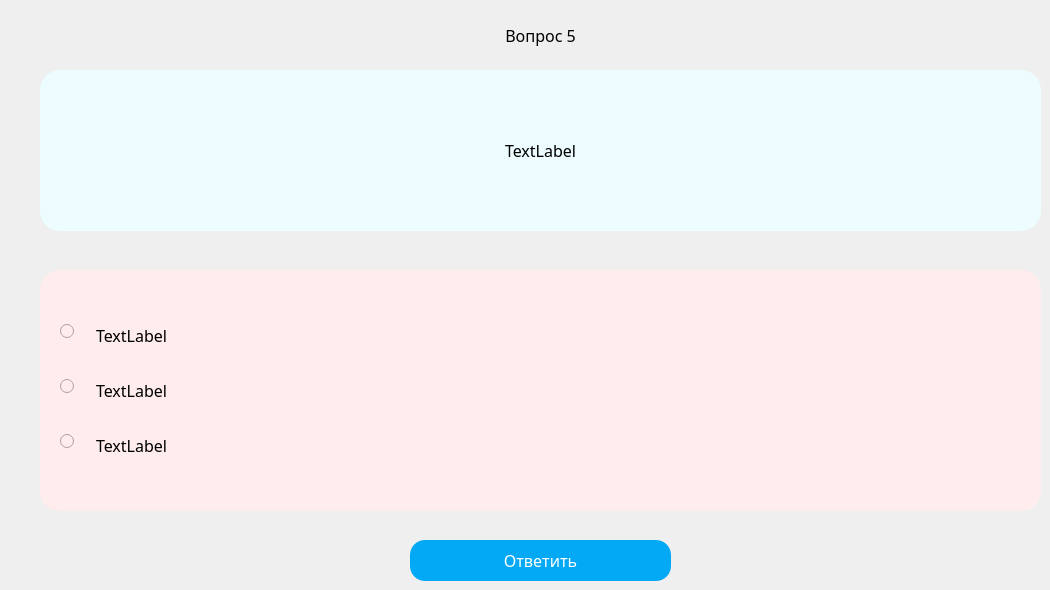
   <widget class="QWidget" name="one_3">
    <widget class="QFrame" name="formFrame_3">
     <property name="geometry">
      <rect>
       <x>40</x>
       <y>270</y>
       <width>1001</width>
       <height>241</height>
      </rect>
     </property>
     <property name="styleSheet">
      <string notr="true">background: #ffeded;
border-radius: 20px;
font-size: 12pt;
font-family: Century Gothic, sans-serif;</string>
     </property>
     <layout class="QFormLayout" name="formLayout_5">
      <property name="fieldGrowthPolicy">
       <enum>QFormLayout::AllNonFixedFieldsGrow</enum>
      </property>
      <property name="formAlignment">
       <set>Qt::AlignLeading|Qt::AlignLeft|Qt::AlignVCenter</set>
      </property>
      <property name="horizontalSpacing">
       <number>7</number>
      </property>
      <item row="0" column="0">
       <widget class="QRadioButton" name="radioButton_10">
        <property name="minimumSize">
         <size>
          <width>25</width>
          <height>0</height>
         </size>
        </property>
        <property name="layoutDirection">
         <enum>Qt::RightToLeft</enum>
        </property>
        <property name="styleSheet">
         <string notr="true">font: 12pt &quot;Arial&quot;;</string>
        </property>
        <property name="text">
         <string/>
        </property>
       </widget>
      </item>
      <item row="0" column="1">
       <widget class="QLabel" name="label_27">
        <property name="font">
         <font>
          <family>Century Gothic,sans-serif</family>
          <pointsize>12</pointsize>
         </font>
        </property>
        <property name="text">
         <string>TextLabel</string>
        </property>
        <property name="wordWrap">
         <bool>true</bool>
        </property>
       </widget>
      </item>
      <item row="1" column="0">
       <spacer name="horizontalSpacer_12">
        <property name="orientation">
         <enum>Qt::Horizontal</enum>
        </property>
        <property name="sizeHint" stdset="0">
         <size>
          <width>40</width>
          <height>20</height>
         </size>
        </property>
       </spacer>
      </item>
      <item row="2" column="1">
       <widget class="QLabel" name="label_28">
        <property name="font">
         <font>
          <family>Century Gothic,sans-serif</family>
          <pointsize>12</pointsize>
         </font>
        </property>
        <property name="text">
         <string>TextLabel</string>
        </property>
        <property name="wordWrap">
         <bool>true</bool>
        </property>
       </widget>
      </item>
      <item row="3" column="0">
       <spacer name="horizontalSpacer_13">
        <property name="orientation">
         <enum>Qt::Horizontal</enum>
        </property>
        <property name="sizeHint" stdset="0">
         <size>
          <width>40</width>
          <height>20</height>
         </size>
        </property>
       </spacer>
      </item>
      <item row="4" column="1">
       <widget class="QLabel" name="label_29">
        <property name="font">
         <font>
          <family>Century Gothic,sans-serif</family>
          <pointsize>12</pointsize>
         </font>
        </property>
        <property name="text">
         <string>TextLabel</string>
        </property>
        <property name="wordWrap">
         <bool>true</bool>
        </property>
       </widget>
      </item>
      <item row="2" column="0">
       <widget class="QRadioButton" name="radioButton_11">
        <property name="minimumSize">
         <size>
          <width>25</width>
          <height>0</height>
         </size>
        </property>
        <property name="layoutDirection">
         <enum>Qt::RightToLeft</enum>
        </property>
        <property name="styleSheet">
         <string notr="true">font: 12pt &quot;Arial&quot;;</string>
        </property>
        <property name="text">
         <string/>
        </property>
       </widget>
      </item>
      <item row="4" column="0">
       <widget class="QRadioButton" name="radioButton_12">
        <property name="minimumSize">
         <size>
          <width>25</width>
          <height>0</height>
         </size>
        </property>
        <property name="layoutDirection">
         <enum>Qt::RightToLeft</enum>
        </property>
        <property name="styleSheet">
         <string notr="true">font: 12pt &quot;Arial&quot;;</string>
        </property>
        <property name="text">
         <string/>
        </property>
       </widget>
      </item>
     </layout>
    </widget>
    <widget class="QFrame" name="verticalFrame_3">
     <property name="geometry">
      <rect>
       <x>40</x>
       <y>70</y>
       <width>1001</width>
       <height>161</height>
      </rect>
     </property>
     <property name="styleSheet">
      <string notr="true">background: #edfcff;
border-radius: 20px;
font-size: 12pt;
font-family: Century Gothic, sans-serif;</string>
     </property>
     <layout class="QVBoxLayout" name="verticalLayout_8">
      <item>
       <widget class="QLabel" name="label_30">
        <property name="enabled">
         <bool>true</bool>
        </property>
        <property name="font">
         <font>
          <family>Century Gothic,sans-serif</family>
          <pointsize>12</pointsize>
         </font>
        </property>
        <property name="styleSheet">
         <string notr="true">font-size: 12pt;
font-family: Century Gothic, sans-serif;</string>
        </property>
        <property name="text">
         <string>TextLabel</string>
        </property>
        <property name="alignment">
         <set>Qt::AlignCenter</set>
        </property>
        <property name="wordWrap">
         <bool>true</bool>
        </property>
       </widget>
      </item>
     </layout>
    </widget>
    <widget class="QLabel" name="label_31">
     <property name="geometry">
      <rect>
       <x>40</x>
       <y>20</y>
       <width>1001</width>
       <height>31</height>
      </rect>
     </property>
     <property name="styleSheet">
      <string notr="true">font-size: 12pt;
font-family: Century Gothic, sans-serif;</string>
     </property>
     <property name="text">
      <string>Вопрос 5</string>
     </property>
     <property name="alignment">
      <set>Qt::AlignCenter</set>
     </property>
    </widget>
    <widget class="QPushButton" name="pushButton_6">
     <property name="geometry">
      <rect>
       <x>410</x>
       <y>540</y>
       <width>261</width>
       <height>41</height>
      </rect>
     </property>
     <property name="styleSheet">
      <string notr="true">QPushButton
{
	background: #03a9f4;
	color: #fff;
	border-radius: 15px;
	font-size: 12pt;
	font-family: Century Gothic, sans-serif;
}

QPushButton:hover
{
    background-color:#64bee8;
}

QPushButton:pressed
{
    background-color:#03a9f4;
}</string>
     </property>
     <property name="text">
      <string>Ответить</string>
     </property>
    </widget>
   </widget>
